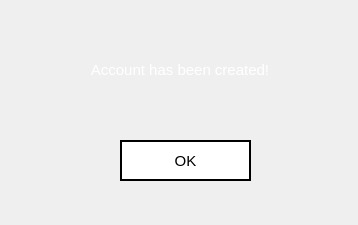
<?xml version="1.0" encoding="UTF-8"?>
<ui version="4.0">
 <class>admin_prompt</class>
 <widget class="QWidget" name="admin_prompt">
  <property name="geometry">
   <rect>
    <x>0</x>
    <y>0</y>
    <width>358</width>
    <height>225</height>
   </rect>
  </property>
  <property name="minimumSize">
   <size>
    <width>358</width>
    <height>225</height>
   </size>
  </property>
  <property name="maximumSize">
   <size>
    <width>358</width>
    <height>225</height>
   </size>
  </property>
  <property name="windowTitle">
   <string>Message</string>
  </property>
  <property name="windowIcon">
   <iconset>
    <normaloff>icon.png</normaloff>icon.png</iconset>
  </property>
  <property name="styleSheet">
   <string notr="true">QWidget#admin_prompt{
border-image: url(:images/gradient.png);
}

QPushButton{
background: transparent;
background-color: white;
border: 2px solid black;
}

QPushButton:hover{
background-color: rgb(30, 30, 30);
color: white;
}

QPushButton:pressed
{
font: bold;
}
</string>
  </property>
  <widget class="QWidget" name="verticalLayoutWidget">
   <property name="geometry">
    <rect>
     <x>30</x>
     <y>40</y>
     <width>300</width>
     <height>61</height>
    </rect>
   </property>
   <layout class="QVBoxLayout" name="verticalLayout">
    <item>
     <widget class="QLabel" name="label">
      <property name="font">
       <font>
        <pointsize>11</pointsize>
       </font>
      </property>
      <property name="text">
       <string>&lt;html&gt;&lt;head/&gt;&lt;body&gt;&lt;p&gt;&lt;span style=&quot; color:#ffffff;&quot;&gt;Account has been created!&lt;/span&gt;&lt;/p&gt;&lt;/body&gt;&lt;/html&gt;</string>
      </property>
      <property name="alignment">
       <set>Qt::AlignCenter</set>
      </property>
     </widget>
    </item>
   </layout>
  </widget>
  <widget class="QPushButton" name="sys_ok">
   <property name="geometry">
    <rect>
     <x>120</x>
     <y>140</y>
     <width>131</width>
     <height>41</height>
    </rect>
   </property>
   <property name="font">
    <font>
     <pointsize>11</pointsize>
    </font>
   </property>
   <property name="text">
    <string>OK</string>
   </property>
  </widget>
  <widget class="QLabel" name="label_2">
   <property name="geometry">
    <rect>
     <x>0</x>
     <y>0</y>
     <width>358</width>
     <height>225</height>
    </rect>
   </property>
   <property name="styleSheet">
    <string notr="true">border-image: url(:/images/adbg.png);</string>
   </property>
   <property name="text">
    <string/>
   </property>
  </widget>
  <zorder>label_2</zorder>
  <zorder>verticalLayoutWidget</zorder>
  <zorder>sys_ok</zorder>
 </widget>
 <resources>
  <include location="resource.qrc"/>
 </resources>
 <connections/>
</ui>
